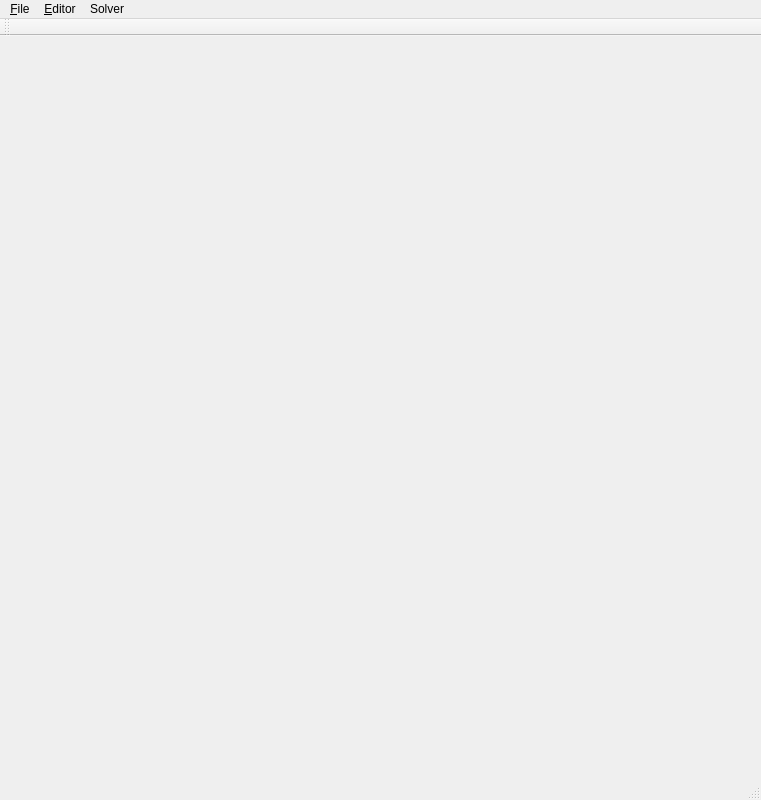
<?xml version="1.0" encoding="UTF-8"?>
<ui version="4.0">
 <class>MainWindow</class>
 <widget class="QMainWindow" name="MainWindow">
  <property name="enabled">
   <bool>true</bool>
  </property>
  <property name="geometry">
   <rect>
    <x>0</x>
    <y>0</y>
    <width>761</width>
    <height>800</height>
   </rect>
  </property>
  <property name="windowTitle">
   <string>Kakuro Puzzle</string>
  </property>
  <widget class="QWidget" name="centralwidget">
   <layout class="QGridLayout" name="gridLayout">
    <property name="leftMargin">
     <number>5</number>
    </property>
    <property name="topMargin">
     <number>5</number>
    </property>
    <property name="rightMargin">
     <number>5</number>
    </property>
    <property name="bottomMargin">
     <number>5</number>
    </property>
    <property name="spacing">
     <number>0</number>
    </property>
   </layout>
  </widget>
  <widget class="QMenuBar" name="menubar">
   <property name="geometry">
    <rect>
     <x>0</x>
     <y>0</y>
     <width>761</width>
     <height>21</height>
    </rect>
   </property>
   <widget class="QMenu" name="menu_File">
    <property name="title">
     <string>&amp;File</string>
    </property>
    <addaction name="action_New"/>
    <addaction name="action_Open"/>
    <addaction name="action_Save"/>
   </widget>
   <widget class="QMenu" name="menuSolver">
    <property name="title">
     <string>Solver</string>
    </property>
    <addaction name="actionStep_By_Step"/>
    <addaction name="actionQuick_Solve"/>
   </widget>
   <widget class="QMenu" name="menuEditor">
    <property name="title">
     <string>&amp;Editor</string>
    </property>
    <addaction name="actionGrid_Mode"/>
    <addaction name="actionConstraint_Mode"/>
   </widget>
   <addaction name="menu_File"/>
   <addaction name="menuEditor"/>
   <addaction name="menuSolver"/>
  </widget>
  <widget class="QStatusBar" name="statusbar"/>
  <widget class="QToolBar" name="toolBar">
   <property name="windowTitle">
    <string>toolBar</string>
   </property>
   <attribute name="toolBarArea">
    <enum>TopToolBarArea</enum>
   </attribute>
   <attribute name="toolBarBreak">
    <bool>false</bool>
   </attribute>
  </widget>
  <action name="action_New">
   <property name="text">
    <string>&amp;New</string>
   </property>
  </action>
  <action name="action_Open">
   <property name="text">
    <string>&amp;Open</string>
   </property>
  </action>
  <action name="action_Save">
   <property name="text">
    <string>&amp;Save</string>
   </property>
  </action>
  <action name="actionStep_By_Step">
   <property name="text">
    <string>Step-By-Step</string>
   </property>
  </action>
  <action name="actionQuick_Solve">
   <property name="text">
    <string>Quick Solve</string>
   </property>
  </action>
  <action name="actionEdit_Grid">
   <property name="text">
    <string>Edit Grid</string>
   </property>
  </action>
  <action name="actionAdd_Constraints">
   <property name="text">
    <string>Add Constraints</string>
   </property>
  </action>
  <action name="actionGrid_Mode">
   <property name="text">
    <string>&amp;Grid Mode</string>
   </property>
  </action>
  <action name="actionConstraint_Mode">
   <property name="text">
    <string>&amp;Constraint Mode</string>
   </property>
  </action>
 </widget>
 <resources/>
 <connections/>
</ui>
